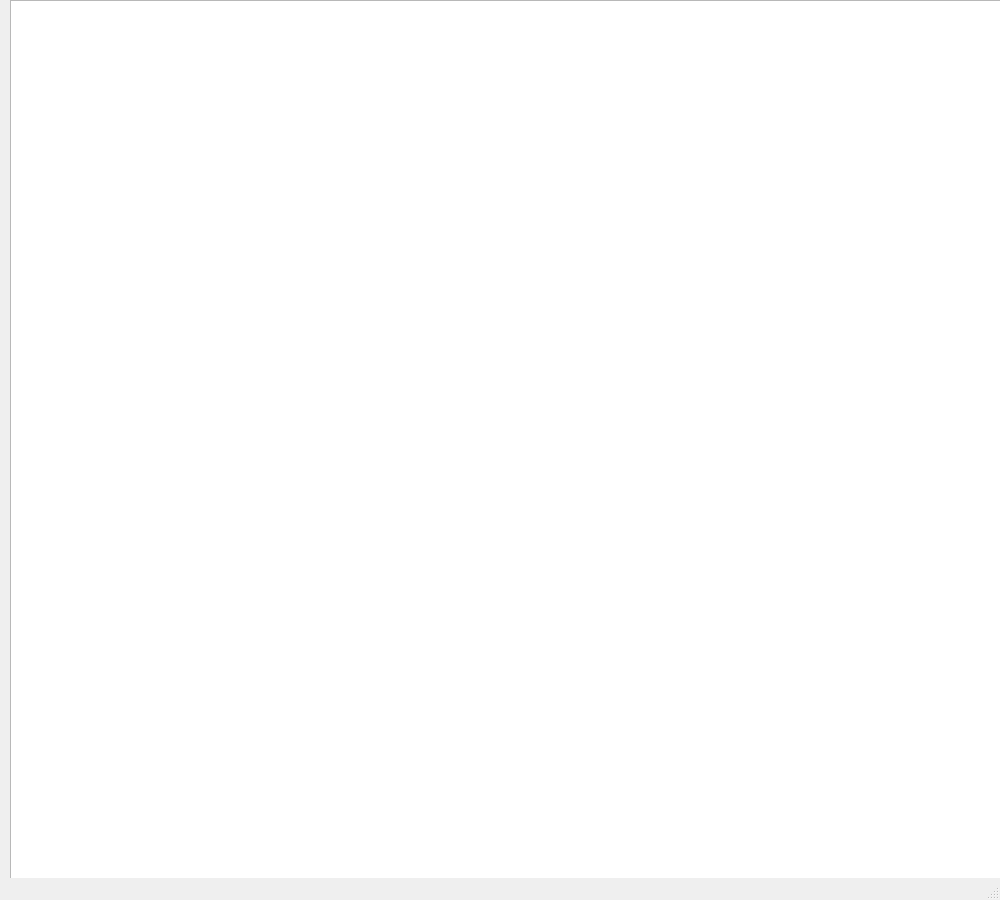
<?xml version="1.0" encoding="UTF-8"?>
<ui version="4.0">
 <class>MainWindow</class>
 <widget class="QMainWindow" name="MainWindow">
  <property name="enabled">
   <bool>true</bool>
  </property>
  <property name="geometry">
   <rect>
    <x>0</x>
    <y>0</y>
    <width>1000</width>
    <height>900</height>
   </rect>
  </property>
  <property name="windowTitle">
   <string>MainWindow</string>
  </property>
  <widget class="QWidget" name="centralwidget">
   <widget class="QGraphicsView" name="graphicsView">
    <property name="geometry">
     <rect>
      <x>10</x>
      <y>0</y>
      <width>1000</width>
      <height>900</height>
     </rect>
    </property>
   </widget>
  </widget>
  <widget class="QMenuBar" name="menubar">
   <property name="geometry">
    <rect>
     <x>0</x>
     <y>0</y>
     <width>1000</width>
     <height>21</height>
    </rect>
   </property>
  </widget>
  <widget class="QStatusBar" name="statusbar"/>
 </widget>
 <resources/>
 <connections/>
</ui>
